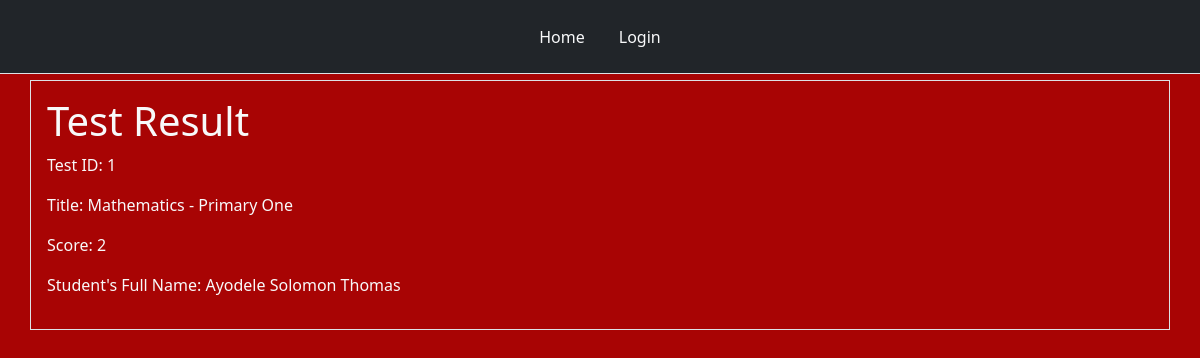
/view_result/1/, run on the app's committed database.
### tables this page shows
CREATE TABLE completed (
    id INTEGER PRIMARY KEY,
    student_name TEXT NOT NULL,
    student_fullname TEXT NOT NULL,
    klass TEXT NOT NULL,
    test_id INTEGER,
    title TEXT NOT NULL,
    score INTEGER,
    total INTEGER,
    teacher_name TEXT NOT NULL,
    teacher_fullname TEXT NOT NULL
);

### app.py (the view)
@app.route("/view_result/<test_id>/", methods=["POST", "GET"])
def view_result(test_id):
    user = get_current_user()
    db = connect_to_DB()
    query = db.execute("SELECT title, score, student_fullname FROM completed WHERE test_id = ?", [test_id])
    result = query.fetchone()
    title = result[0]
    score = result[1]
    student_fullname = result[2]
    return render_template("view_result.html", user = user, test_id=test_id, title=title, score=score, student_fullname=student_fullname)

### app.py (called while the page is built, shortened)
@app.teardown_appcontext
def close_database(error):
    if hasattr(g, "app_database_db"):
        g.app_database_db.close()

def get_current_user():
    user_result = None
    return user_result

### database.py (called while the page is built)
def connect_to_DB():
    current_dir = os.path.dirname(os.path.abspath(__file__))
    db_file = os.path.join(current_dir, "app_database.db")
    sql = sqlite3.connect(db_file)
    sql.row_factory = sqlite3.Row
    return sql

### templates/view_result.html (shortened to what this page needs)
{% from "nav.html" import links %}
<!doctype html>
<html lang="en">
  <head>
    <link href="https://cdn.jsdelivr.net/npm/bootstrap@5.2.3/dist/css/bootstrap.min.css" rel="stylesheet">
    <link rel="stylesheet" type="text/css" href="{{ url_for('static', filename = 'style.css') }}"
  </head>
  <body>
        <div class="header mb-2">
            {{ links(user) }}
        </div>
        <div class="question container border text-light p-3">
          <h1>Test Result</h1>
          <p>Test ID: {{ test_id }}</p>
          <p>Title: {{ title }}</p>
          <p>Score: {{ score }}</p>
          <p>Student's Full Name: {{ student_fullname }}</p>
      </div>
  </body>
</html>

### static/style.css (style rules this page uses)
body { background-color: rgb(168, 4, 4); margin-top: 80px; }

### data on the page
completed: title "Mathematics - Primary One", student_fullname "Ayodele Solomon Thomas"

### other printed values
{{ test_id }} "1"
{{ score }} "2"
